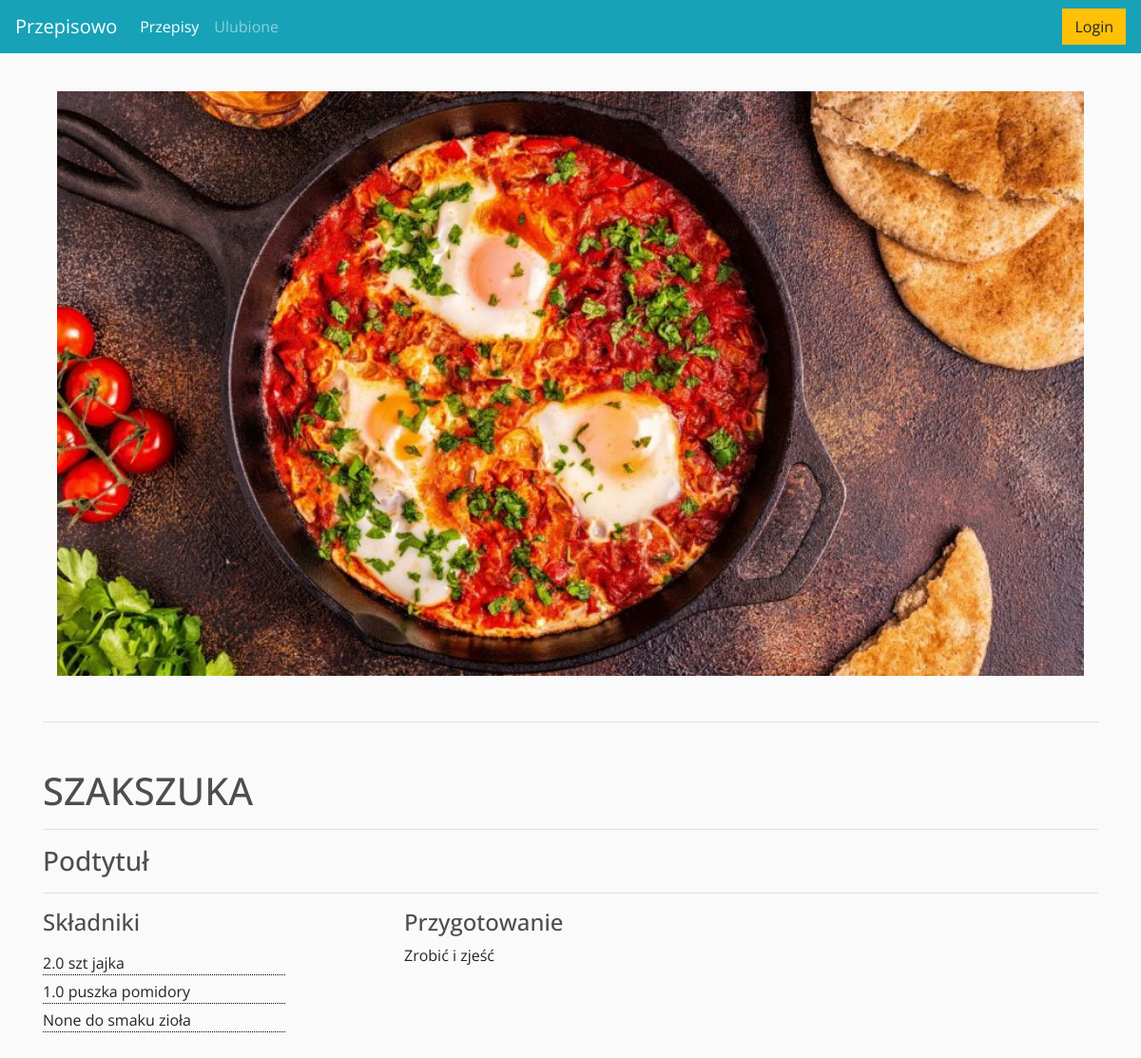
Page /recipe/1/ on the committed database.
### przepisowo_site/models.py (models this page shows, shortened)
class Recipe(models.Model):
    STATUS_CHOICES = (
        ('draft', 'Draft'),
        ('published', 'Published'),
    )
    name = models.CharField(max_length=200, null=True)
    slug = models.SlugField(max_length=200,
                            unique_for_date='publish',
                            null=True,
                            )
    author = models.ForeignKey(User,
                               on_delete=models.CASCADE,
                               related_name='recipes',
                               null=True)
    description = models.TextField(null=True)
    publish = models.DateTimeField(default = timezone.now)
    created = models.DateTimeField(auto_now_add=True, null=True)
    updated = models.DateTimeField(auto_now=True, null=True)
    status = models.CharField(max_length=10,
    	choices=STATUS_CHOICES,
    	default='draft')
    image = models.ImageField(null=True, blank=True)
    def get_ingredients(self):
        ingredients = Ingredient.objects.filter(recipe=self)
        return ingredients

class Ingredient(models.Model):
    name = models.CharField(max_length=100, null=True)
    quantity = models.FloatField(null=True, blank=True)
    unit = models.CharField(max_length=15, null=True, blank=True)
    recipe = models.ForeignKey(Recipe,
                               related_name='ingredients',
                               on_delete=models.CASCADE,
                               null=True)
    def __str__(self):
        return f'{str(self.quantity)} {self.unit} {self.name}'

### przepisowo_site/views.py (the view)
# urls.py: path('recipe/<int:pk>/', RecipeDetailView.as_view(), name ='recipe'),
class RecipeDetailView(DetailView):
    model = Recipe
    template_name = 'recipe_detail.html'

### przepisowo_site/templates/recipe_detail.html
{% extends 'base.html' %}
{% load static %}
{% block content%}
	<main>
		<section>
			<div class="row mb-5">
				<div class="col-12 mt-5 pt-5">
					<img class="img-fluid col-12" src="
					{% if recipe.image %}
					{{recipe.image.url}}
					{% else %}
					{% static 'images/placeholder.png' %}
					{% endif %}
					">
					<hr class="my-5">
					<h1 class="text-uppercase">{{recipe.name}}</h1>
					<hr class="mt-3">
					<h2 class="h3">Podtytuł</h2>
					<hr class="my-3">
				</div>
				<div class="col-3">
					<h4>Składniki</h4>
					<div class="mt-3">
						<ul class="list-ingredients">
							{% for ingredient in recipe.get_ingredients %}							<li>{{ingredient}}</li>
							{% endfor %}
						</ul>
					</div>
				</div>
				<div class="col-8 offset-1">
					<h4>Przygotowanie</h4>
					{{ recipe.description }}
				</div>
			</div>
		</section>
	</main>
{% endblock content %}

### static/css/main.css (style rules this page uses)
body { background-color: hsl(0, 0%, 98%); font-family: 'Open Sans', sans-serif; }
h1,h2,h3,h4,h5,h6 { color:hsl(0, 0%, 30%); }
.list-ingredients { list-style-position: outside; padding: 0; }
.list-ingredients li { margin: 5px 0; border-bottom: dotted 1px black; list-style-type: none; }

### rows in the picture
Recipe: image (picture), name "SZAKSZUKA", description "Zrobić i zjeść"
Ingredient: quantity+unit+name "2.0 szt jajka"
Ingredient: quantity+unit+name "1.0 puszka pomidory"
Ingredient: quantity+unit+name "None do smaku zioła"
